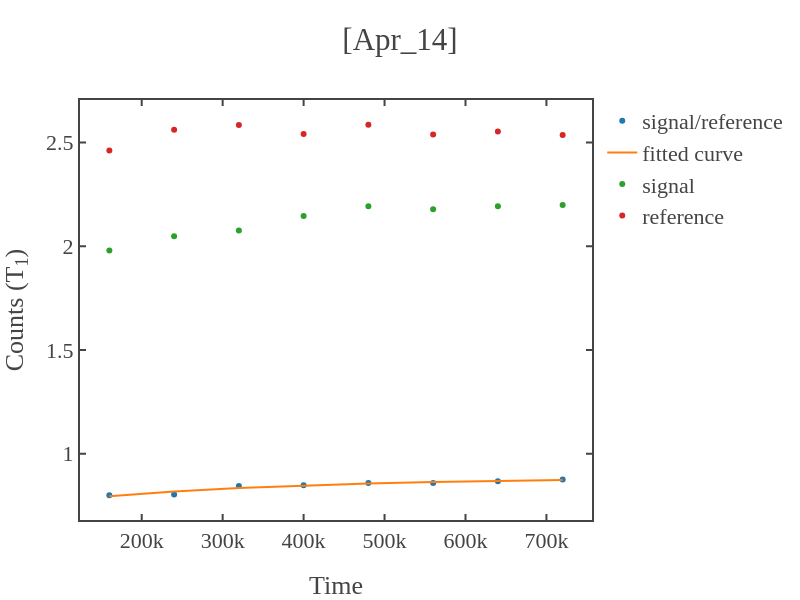

The notebook cell saved with this chart:
### Code cell
# loading the data 
load_data = dict(np.load(total_path))
time_axis,signal_photon,reference_samples,signal_samples = data_to_time_signal(load_data,samples,first=first_sig_ref)


x=time_axis[2:]
y=signal_photon[2:]
guess_parameters = np.array([0.7,1,500e3])  # input these paramters(serially) with your guess  
fitting_function = 'exp'   # y0+y_max*np.exp(-x/tau)
fitting_range = False   # for x-axis 

# fitting the data
x_fit,y_fit,coefficient,error_bars = fit_func(x,y,fit_range=fitting_range,func=fitting_function,guess_params=guess_parameters) 
if len(str(int(coefficient[2])))>7 or coefficient[2]<0:
    print('Fitted lifetime seems too long (more than 10ms) or negative.')
    print('If not expected for T1 exp, retry with increasing or decreasing the evolution time of the sequence.')
# plotting the data 
fig1 = simple_plot(x,y,show=False,x_name = "Time",y_name = "Counts (T<sub>1</sub>)",mode='markers',title=f'{date}',curve_name='signal/reference')
fig2 = simple_plot(x_fit,y_fit,show=False,x_name = "Time",y_name = "Counts (T<sub>1</sub>)",mode='lines',title=f'{date}',curve_name='fitted curve')
fig3 = simple_plot(x,signal_samples[1:],show=False,x_name = "Time",y_name = "Counts (T<sub>1</sub>)",mode='markers',title=f'{date}',curve_name='signal')
fig4 = simple_plot(x,reference_samples[1:],show=False,x_name = "Time",y_name = "Counts (T<sub>1</sub>)",mode='markers',title=f'{date}',curve_name='reference')

add_figures([fig1,fig2,fig3,fig4],show=True,x_name = "Time",y_name = "Counts (T<sub>1</sub>)",title=f'[{date}]')

### Figure 1 — Plotly figure (JSON) as saved in the notebook; plotly's stock layout.template omitted (floating-point values rounded to 4 significant figures)
{"data": [{"mode": "markers", "name": "signal/reference", "showlegend": true, "type": "scatter", "x": [160020, 240020, 320020, 400020, 480020, 560020, 640020, 720020], "y": [0.7994, 0.8033, 0.8444, 0.848, 0.8579, 0.8588, 0.8669, 0.8752]}, {"mode": "lines", "name": "fitted curve", "showlegend": true, "type": "scatter", "x": [160020, 240020, 320020, 400020, 480020, 560020, 640020, 720020], "y": [0.7949, 0.8172, 0.8339, 0.8466, 0.8562, 0.8634, 0.8688, 0.8729]}, {"mode": "markers", "name": "signal", "showlegend": true, "type": "scatter", "x": [160020, 240020, 320020, 400020, 480020, 560020, 640020, 720020], "y": [1.979, 2.048, 2.076, 2.146, 2.192, 2.178, 2.192, 2.199, 2.192]}, {"mode": "markers", "name": "reference", "showlegend": true, "type": "scatter", "x": [160020, 240020, 320020, 400020, 480020, 560020, 640020, 720020], "y": [2.461, 2.562, 2.584, 2.541, 2.585, 2.538, 2.553, 2.536, 2.505]}], "layout": {"height": 600, "title": {"text": "[Apr_14]"}, "width": 800, "xaxis": {"autorange": true, "range": [123800.0, 756300.0], "title": {"text": "Time"}, "type": "linear"}, "yaxis": {"autorange": true, "range": [0.68, 2.705], "title": {"text": "Counts (T<sub>1</sub>)"}, "type": "linear"}}}
